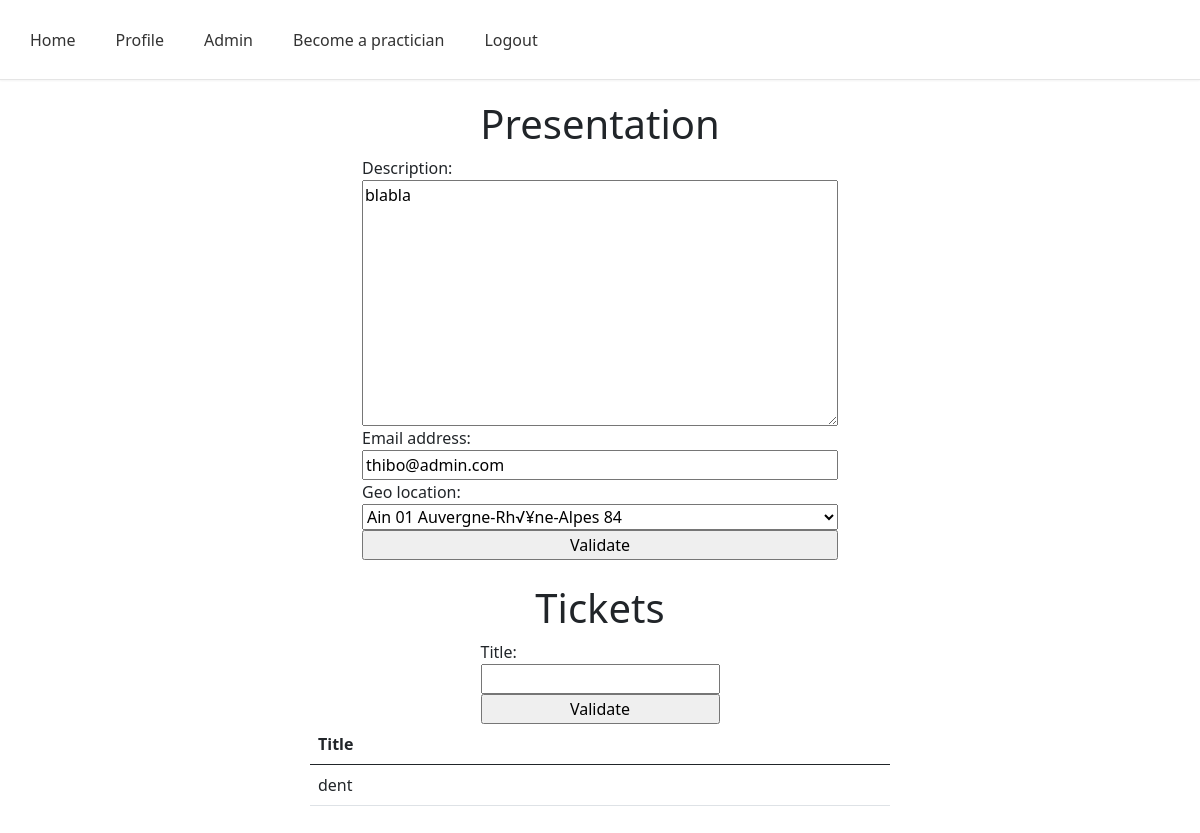
The app's page /practician/ (signed in), older data.
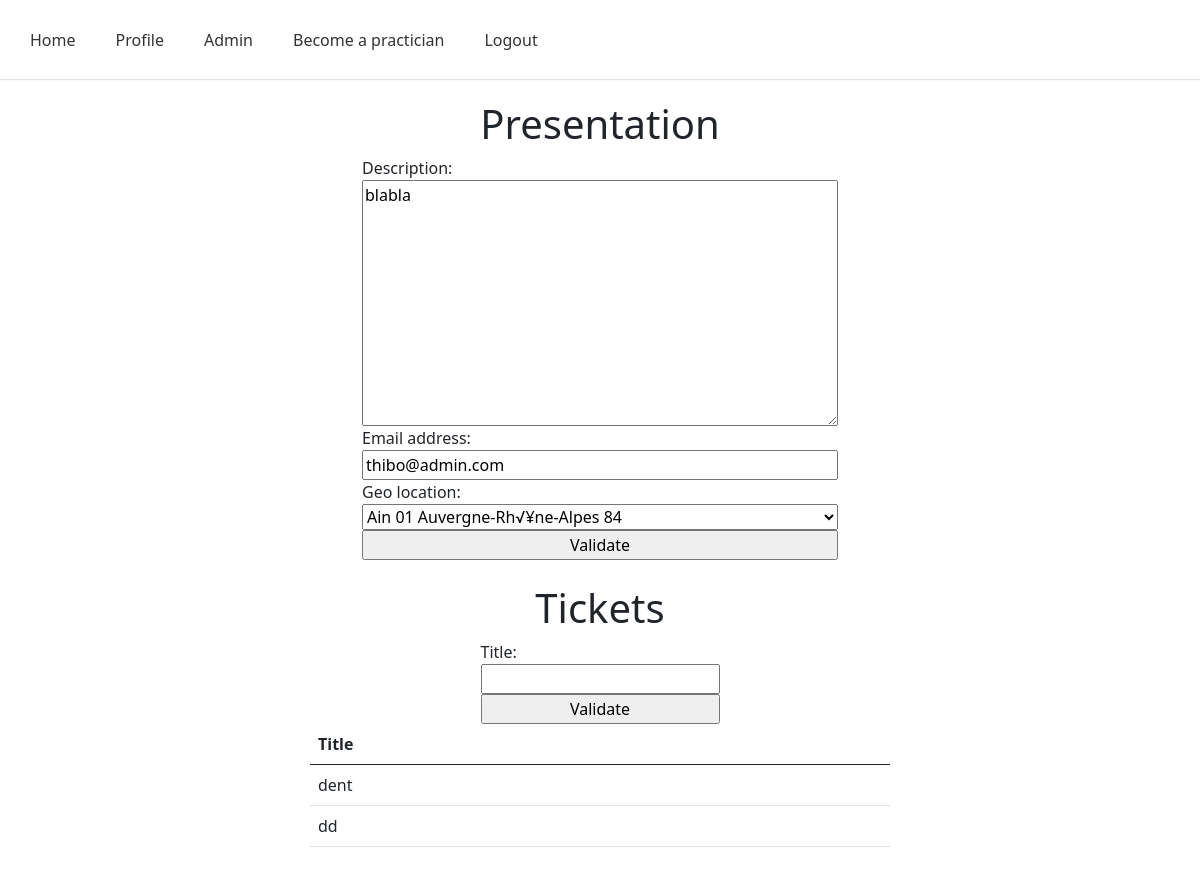
The same page, newer data.
### doctolib/models.py (models this page shows, shortened)
class User(AbstractUser):
    geo_location = models.ForeignKey('GeoLocation', on_delete=models.SET_NULL, null=True)
    description = models.TextField(max_length=500)

class Ticket(models.Model):
   user = models.ForeignKey('User', on_delete=models.SET_NULL, null=True)
   title = models.CharField(max_length=255)
   user = models.ForeignKey('User', on_delete=models.SET_NULL, null=True, related_name='tickets')

### doctolib/views.py (the view)
# urls.py: path('practician/', practician, name='practician'),
@login_required
def practician(request):
    formUser = PracticianUpdateForm(instance=request.user)
    formTickets = TicketCreationForm()
    tickets = Ticket.objects.filter(user=request.user)
    return render(request, 'practician/profile.html', {'formUser': formUser, 'formTickets': formTickets, 'tickets': tickets})

### doctolib/forms.py
class PracticianUpdateForm(forms.ModelForm):
    class Meta:
        model = get_user_model()
        fields = ('description','email','geo_location',)

class TicketCreationForm(forms.ModelForm):
    class Meta:
        model = Ticket
        fields = ('title',)

### doctolib/models.py (called while the page is built)
    def __str__(self):
       return self.nom_departement + " " + self.code_departement + " " + self.nom_region + " " + self.code_region

### doctolib/templatetags/auth_extras.py (called while the page is built)
@register.filter(name='has_group')
def has_group(user, group_name):
    group = Group.objects.get(name=group_name)
    return True if group in user.groups.all() else False

### doctolib/templates/practician/profile.html (shortened to what this page needs)
    {% extends "base.html" %}
{% block content %}
<h1>Presentation</h1>
<form method="post" action="{% url 'practician_profile' %}">
    {{ formUser }}
    <input type="submit" value="Validate" />
</form>
<br>
<h1>Tickets</h1>
<form method="post" action="{% url 'practician_tickets' %}">
    {{ formTickets }}
    <input type="submit" value="Validate" />
</form>
<table class="table" style="width: 50%">
    <thead>
    <tr>
        <th scope="col">Title</th>
    </tr>
    </thead>
    <tbody>
    {% for ticket in tickets %}
        <tr>
            <td>{{ ticket.title }}</td>
        </tr>
    {% endfor %}
    </tbody>
</table>
{% endblock %}

### doctolib/templates/base.html (shortened to what this page needs)
<!DOCTYPE html>
<html>
    <head>
        {% load static %}
        {% load auth_extras %}
        <link rel="stylesheet" type="text/css" href="{% static 'css/style.css' %}">
        <link href="https://cdn.jsdelivr.net/npm/bootstrap@5.0.2/dist/css/bootstrap.min.css" rel="stylesheet">
    </head>
    <body>
        <header>
            <nav>
                <ul>
                    <li><a href="/">Home</a></li>
                    {% if request.user|has_group:"practician" %}
                        <li><a href="/practician">Profile</a></li>
                    {% endif %}
                    {% if user.is_superuser %}
                        <li><a href="{% url 'admin:index' %}">Admin</a></li>
                    {% endif %}
                    <li><a href="/accounts/register/practician">Become a practician</a></li>
                    {% if user.is_authenticated %}
                        <li><a href="/accounts/logout/">Logout</a></li>
                    {% else %}
                        <li><a href="/accounts/login/">Login</a></li>
                        <li><a href="/accounts/register/">Register</a></li>
                    {% endif %}
                </ul>
            </nav>
        </header>
        <main>
            {% block content %}{% endblock content %}
        </main>
    </body>
</html>

Row changes from the older to the newer data that the page shows:
added Ticket: title "dd"
